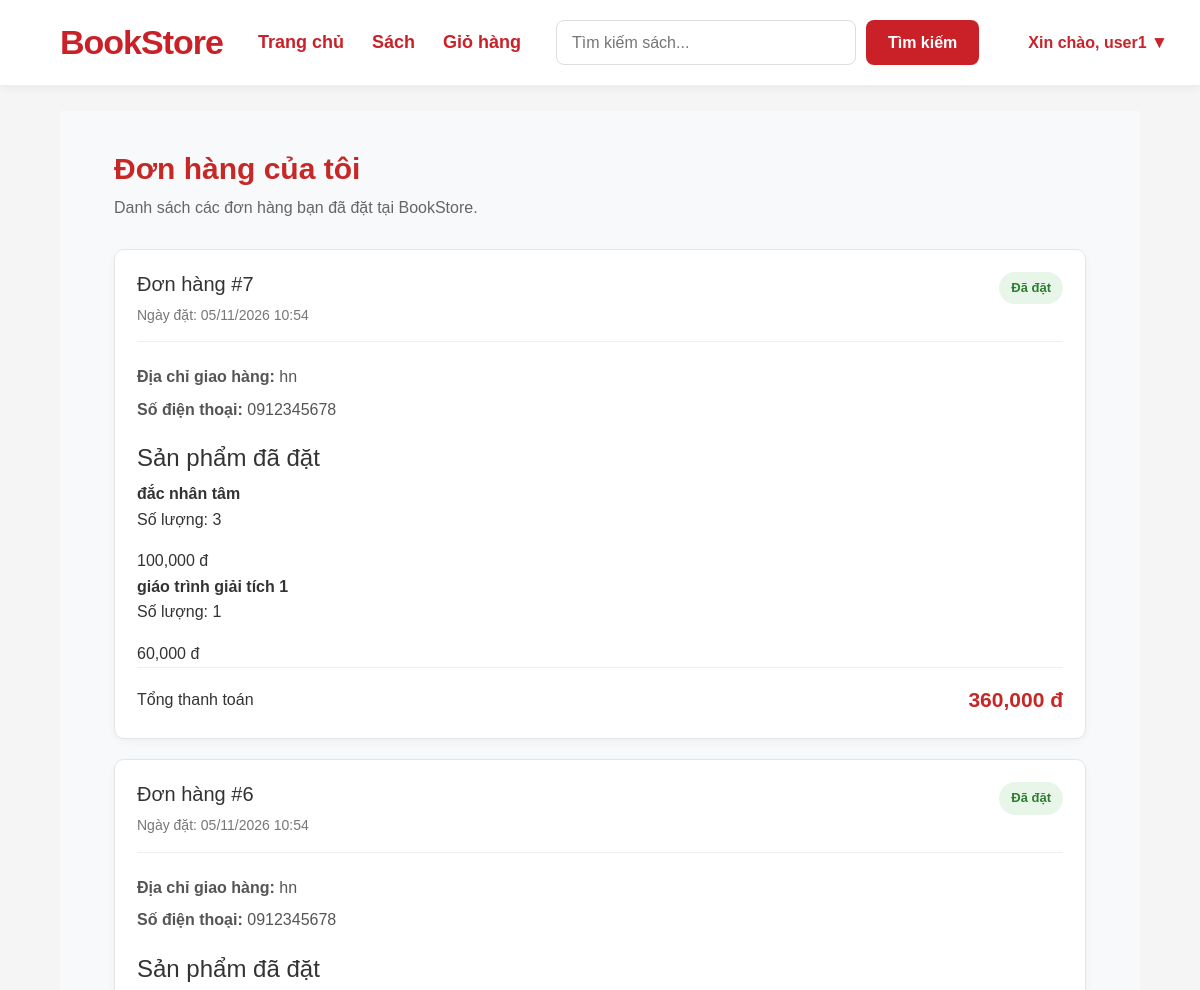
Page /orders (signed in, upper part) on the earlier database version.
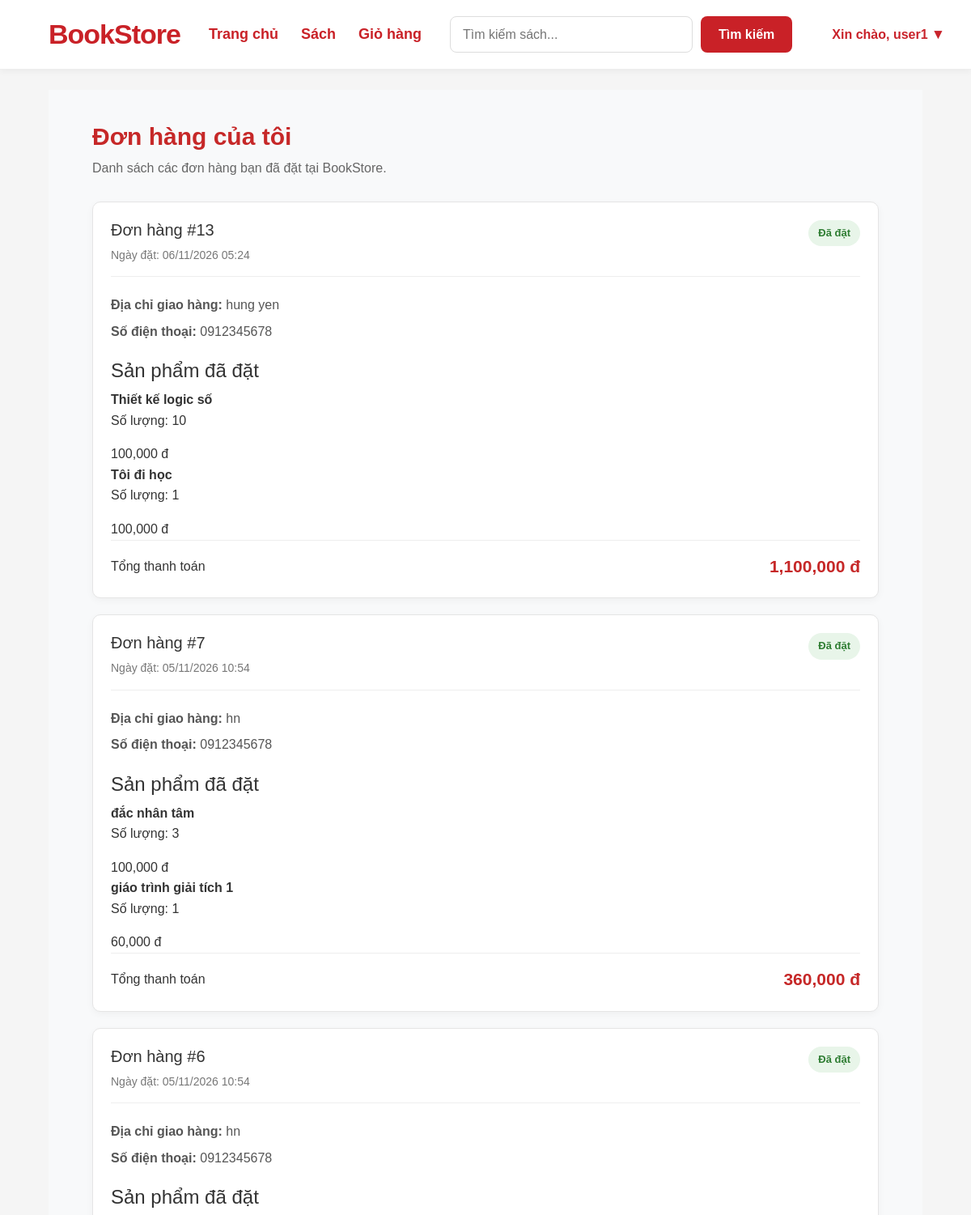
Same page on the later database version.
### app/models.py (models this page shows)
class Order(db.Model):
    id = db.Column(db.Integer, primary_key=True)
    user_id = db.Column(db.Integer, db.ForeignKey('user.id'), nullable=False)
    total_price = db.Column(db.Float, nullable=False)
    status = db.Column(db.String(50), default='Đã đặt')
    created_at = db.Column(db.DateTime, default=get_vn_time)
    items = db.relationship('OrderItem', backref='order', lazy=True)
    user = db.relationship('User', backref='orders')
    address = db.Column(db.String(255), nullable=False)
    contact = db.Column(db.String(15), nullable=False)

class OrderItem(db.Model):
    id = db.Column(db.Integer, primary_key=True)
    order_id = db.Column(db.Integer, db.ForeignKey('order.id'), nullable=False)
    book_id = db.Column(db.Integer, db.ForeignKey('book.id'), nullable=False)
    quantity = db.Column(db.Integer, nullable=False, default=1)
    price = db.Column(db.Float, nullable=False)  # Lưu giá sách tại thời điểm đặt
    book = db.relationship('Book')

class Book(db.Model):
    id = db.Column(db.Integer, primary_key=True)
    title = db.Column(db.String(150), nullable=False)
    author = db.Column(db.String(100), nullable=False)
    price = db.Column(db.Float, nullable=False)
    description = db.Column(db.Text)
    image_url = db.Column(db.String(255))
    stock = db.Column(db.Integer, default=0)

### app/routes.py (the view)
@app.route('/orders')
def view_orders():
    if 'user_id' not in session:
        flash('Vui lòng đăng nhập để xem lịch sử đơn hàng!', 'warning')
        return redirect(url_for('login'))
    user_id = session['user_id']
    orders = Order.query.filter_by(user_id=user_id).order_by(Order.id.desc()).all()
    return render_template('orders.html', orders=orders)

### app/templates/orders.html (shortened to what this page needs)
{% extends "base.html" %}
{% block content %}
<section class="orders-section">
    <div class="section-container">
        <div class="orders-header">
            <h1>Đơn hàng của tôi</h1>
            <p>Danh sách các đơn hàng bạn đã đặt tại BookStore.</p>
        </div>
        {% if orders %}
            {% for order in orders %}
            <div class="order-card">
                <div class="order-card-header">
                    <div>
                        <h3>Đơn hàng #{{ order.id }}</h3>
                        <p>
                            Ngày đặt:
                            {% if order.created_at %}
                                {{ order.created_at.strftime('%d/%m/%Y %H:%M') }}
                            {% else %}
                                Chưa có thông tin
                            {% endif %}
                        </p>
                    </div>
                    <span class="order-status">
                        {{ order.status }}
                    </span>
                </div>
                <div class="order-information">
                    <p>
                        <strong>Địa chỉ giao hàng:</strong>
                        {{ order.address or 'Chưa có thông tin' }}
                    </p>
                    <p>
                        <strong>Số điện thoại:</strong>
                        {{ order.contact or 'Chưa có thông tin' }}
                    </p>
                </div>
<div class="order-items">
    <h4>Sản phẩm đã đặt</h4>
    {% for item in order.items %}
    <div class="order-item">
        <div class="order-item-info">
            <strong>{{ item.book.title }}</strong>
            <p>
                Số lượng: {{ item.quantity }}
            </p>
        </div>
        <div class="order-item-price">
            {{ "{:,.0f}".format(item.price) }} đ
        </div>
    </div>
    {% endfor %}
</div>
                <div class="order-total">
                    <span>Tổng thanh toán</span>
                    <strong>{{ "{:,.0f}".format(order.total_price) }} đ</strong>
                </div>
            </div>
            {% endfor %}
        {% endif %}
    </div>
</section>
{% endblock %}

Differences in the rows shown:
added Order: id "13", created_at "06/11/2026 05:24", status "Đã đặt", address "hung yen", contact "0912345678", total_price "1,100,000"
added OrderItem: book "Thiết kế logic số", quantity "10", price "100,000", shown under "13"
added OrderItem: book "Tôi đi học", quantity "1", price "100,000", shown under "13"
